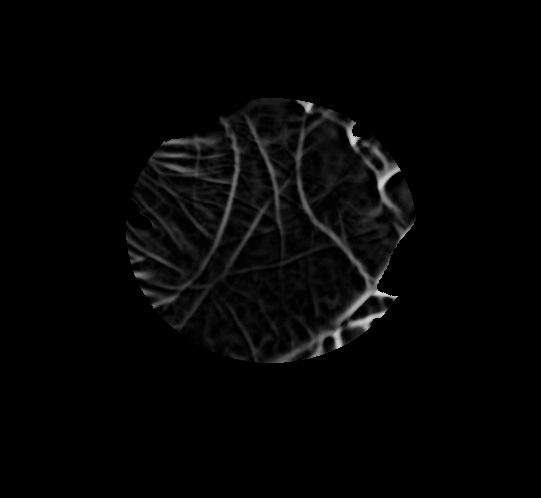
#> input picture scratch/actual_user_creases.png, 541 x 498 px
$ python -i test_clean_pipeline.py   (imports and definitions only)
#> lines starting #> are read from the running program, lines starting #| are printed output that depends on the picture; after the words box and inside, x2 and y2 are one past the last pixel; in counts of white or black regions, pixels touching at a corner belong together
#> further down, picture is the input picture: shape (498, 541, 3); min 0, max 217, mean 5.2
import sys
sys.path.insert(0, '.')
import cv2
import numpy as np
import math
from services.api.cv.validator import validate_palm_image
from services.api.cv.crease_analyzer import (
    _morphological_skeleton, _extract_geodesic_diameter_path,
    _resample_polyline_by_arclength, _link_collinear_segments_tangential,
    _rectify_hand, _invert_rotate_points, _extract_creases_hybrid_sota
)

def refine_skin_mask_expert(img: np.ndarray) -> np.ndarray:
    h, w = img.shape[:2]
#> h = 498; w = 541
    img_float = img.astype(np.float32) + 1e-6
    rgb_sum = img_float[:, :, 0] + img_float[:, :, 1] + img_float[:, :, 2]
    r_norm = img_float[:, :, 2] / rgb_sum
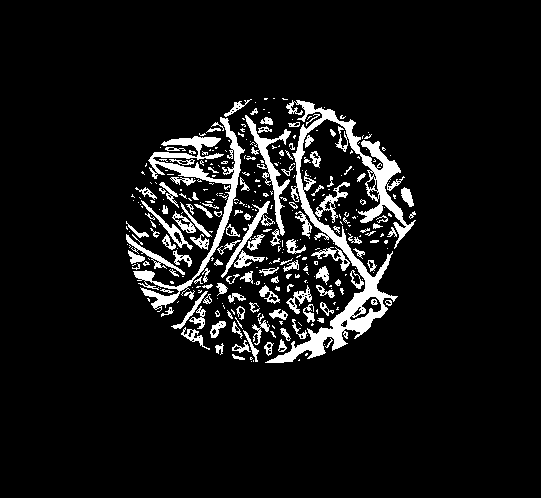
#> r_norm: shape (498, 541) float32; values 0.333 (black) and 0.333 (white), 8% white; 349 white regions (227 under 20 px), largest, box (x1, y1, x2, y2) and area: (265, 100, 416, 363) 6763, (133, 117, 245, 312) 3244, (245, 115, 291, 236) 1069
    g_norm = img_float[:, :, 1] / rgb_sum
    b_norm = img_float[:, :, 0] / rgb_sum

    # (a) Normalized chromaticity: red dominance over blue and green
    mask_chrom = (
        (r_norm >= 0.28) & (r_norm <= 0.78) &
        (g_norm >= 0.16) & (g_norm <= 0.50) &
        (r_norm >= g_norm * 0.90) &
        (r_norm >= b_norm + 0.010)
    )
#> mask_chrom: shape (498, 541) bool; every value is 0

    # (b) Broadened YCrCb gate with red saturation
    ycrcb = cv2.cvtColor(img, cv2.COLOR_BGR2YCrCb)
#> ycrcb: shape (498, 541, 3); mean of channels 0, 1, 2 5.2, 128, 128
    Y = ycrcb[:, :, 0]
    Cr = ycrcb[:, :, 1]
#> Cr: shape (498, 541); every value is 128
    Cb = ycrcb[:, :, 2]
    mask_ycrcb = (
        (Y >= 20) & (Y <= 252) &
        (Cr >= 124) & (Cr <= 190) &
        (Cb >= 60) & (Cb <= 145) &
        (Cr >= Cb + 2)
    )

    # (c) HSV gate with minimum saturation to reject neutral gray/white walls
    hsv = cv2.cvtColor(img, cv2.COLOR_BGR2HSV)
#> hsv: shape (498, 541, 3); mean H, S, V 0, 0, 5.2
    H = hsv[:, :, 0]
    S = hsv[:, :, 1]
    V = hsv[:, :, 2]
    mask_hsv = (
        ((H <= 45) | (H >= 165)) &
        (S >= 12) & (S <= 252) &
        (V >= 25)
    )

    # (d) LAB gate: a* channel reflects oxyhemoglobin in skin
    lab = cv2.cvtColor(img, cv2.COLOR_BGR2LAB)
#> lab: shape (498, 541, 3); mean of channels 0, 1, 2 5, 128, 128
    L_lab = lab[:, :, 0]
    A_lab = lab[:, :, 1]
    B_lab = lab[:, :, 2]
    mask_lab = (
        (L_lab >= 20) &
        (A_lab >= 128) & (A_lab <= 185) &
        (B_lab >= 118) & (B_lab <= 190)
    )
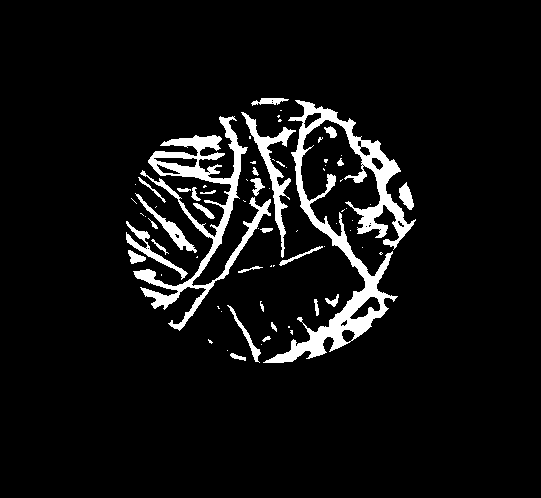
#> mask_lab: shape (498, 541) bool; 6.7% white; 74 white regions (45 under 20 px), largest, box (x1, y1, x2, y2) and area: (263, 100, 416, 363) 7869, (133, 116, 271, 331) 5418, (241, 112, 296, 258) 1376

    # Multi-space ensemble skin mask
    skin = (
        (mask_chrom & mask_ycrcb) |
        (mask_ycrcb & mask_hsv) |
        (mask_chrom & mask_hsv) |
        (mask_lab & mask_ycrcb) |
        (mask_lab & mask_chrom)
    )
    mask = (skin.astype(np.uint8)) * 255

    # Morphological noise cleanup
    k_close = cv2.getStructuringElement(cv2.MORPH_ELLIPSE, (7, 7))
    k_open = cv2.getStructuringElement(cv2.MORPH_ELLIPSE, (5, 5))
    mask = cv2.morphologyEx(mask, cv2.MORPH_CLOSE, k_close)
    mask = cv2.morphologyEx(mask, cv2.MORPH_OPEN, k_open)

    # Check if mask covers too large a fraction (>42% of image) indicating background leakage
    mask_ratio = np.mean(mask > 0)
#> mask_ratio = 0
    if mask_ratio > 0.42:
        scale = 240.0 / max(h, w)
        sw, sh = int(w * scale), int(h * scale)
        s_img = cv2.resize(img, (sw, sh), interpolation=cv2.INTER_AREA)
        s_mask = cv2.resize(mask, (sw, sh), interpolation=cv2.INTER_NEAREST)

        gc_mask = np.full((sh, sw), cv2.GC_PR_BGD, dtype=np.uint8)
        scx, scy = sw // 2, int(sh * 0.52)
        srw, srh = max(10, int(sw * 0.20)), max(10, int(sh * 0.25))
        c_box = np.zeros((sh, sw), dtype=bool)
        c_box[max(0, scy - srh):min(sh, scy + srh), max(0, scx - srw):min(sw, scx + srw)] = True
        gc_mask[(s_mask > 0) & c_box] = cv2.GC_PR_FGD

        in_core = np.zeros((sh, sw), dtype=bool)
        in_core[max(0, scy - srh//2):min(sh, scy + srh//2), max(0, scx - srw//2):min(sw, scx + srw//2)] = True
        gc_mask[(s_mask > 0) & in_core] = cv2.GC_FGD

        gc_mask[0:int(sh * 0.22), 0:int(sw * 0.15)] = cv2.GC_BGD
        gc_mask[0:int(sh * 0.22), int(sw * 0.85):sw] = cv2.GC_BGD
        gc_mask[int(sh * 0.80):sh, 0:int(sw * 0.12)] = cv2.GC_BGD
        gc_mask[int(sh * 0.80):sh, int(sw * 0.88):sw] = cv2.GC_BGD

        bgd_model = np.zeros((1, 65), np.float64)
        fgd_model = np.zeros((1, 65), np.float64)
        try:
            cv2.grabCut(s_img, gc_mask, None, bgd_model, fgd_model, 3, cv2.GC_INIT_WITH_MASK)
            s_fg = np.where((gc_mask == cv2.GC_FGD) | (gc_mask == cv2.GC_PR_FGD), 255, 0).astype(np.uint8)
            mask = cv2.resize(s_fg, (w, h), interpolation=cv2.INTER_NEAREST)
        except Exception:
            pass

    gray = cv2.cvtColor(img, cv2.COLOR_BGR2GRAY)
    mask = cv2.bitwise_and(mask, mask, mask=(gray >= 20).astype(np.uint8))

    contours, _ = cv2.findContours(mask, cv2.RETR_EXTERNAL, cv2.CHAIN_APPROX_SIMPLE)
#> contours = []
    if contours:
        largest_cnt = max(contours, key=cv2.contourArea)
        clean_mask = np.zeros_like(mask)
        cv2.drawContours(clean_mask, [largest_cnt], -1, 255, thickness=cv2.FILLED)
        mask = clean_mask

    return mask

# [88 lines left out: function detect_hand_anatomy_expert, not called in this run]

# [111 lines not run here, left out]

>>> import cv2
>>> picture = cv2.imread('actual_user_creases.png')
>>> result = refine_skin_mask_expert(picture)
